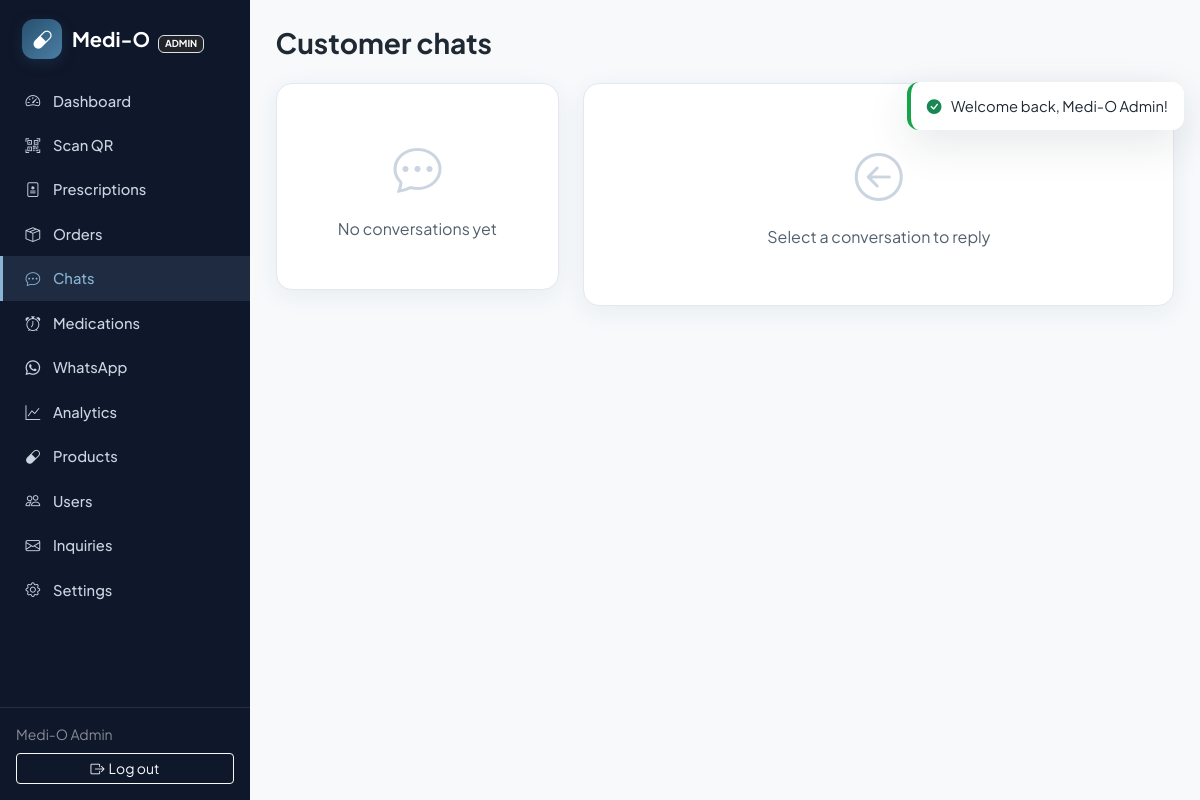
Page /staff/chat.php (signed in) on the earlier database version.
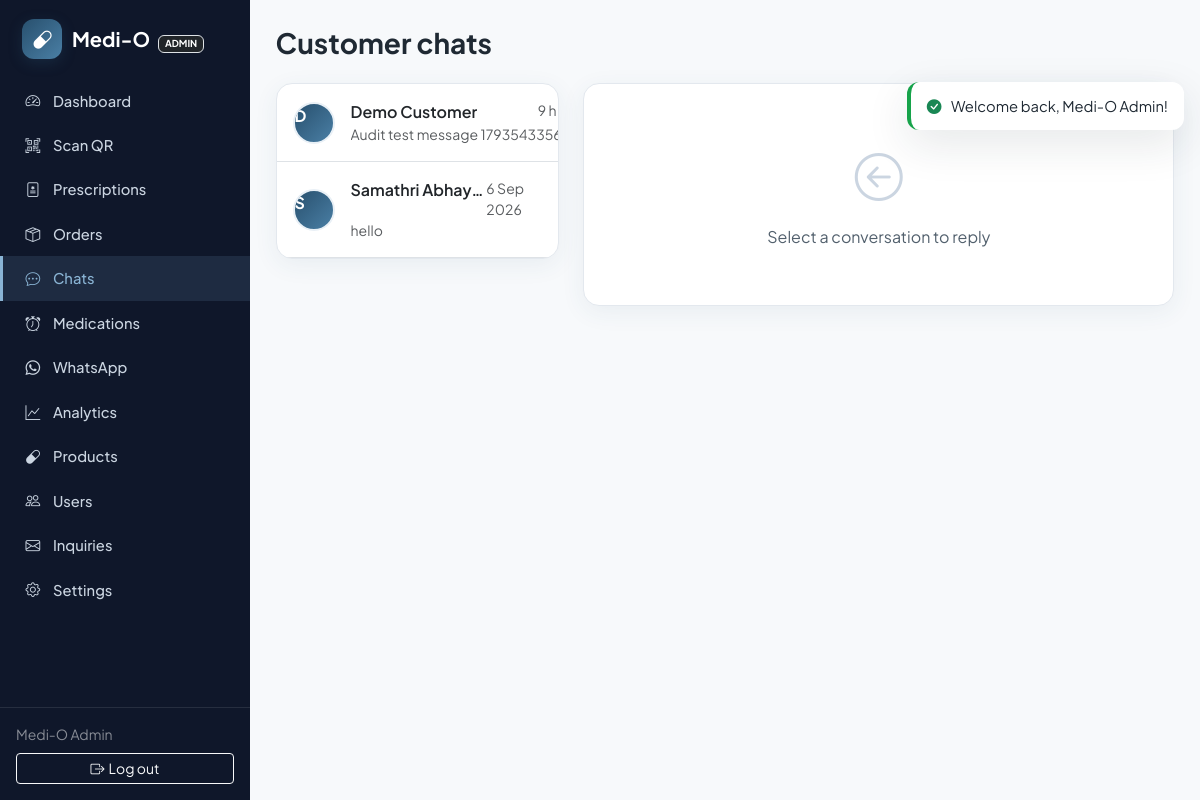
Same page on the later database version.
### tables this page shows
CREATE TABLE `chat_conversations` (
  `id` int(10) unsigned NOT NULL AUTO_INCREMENT,
  `user_id` int(10) unsigned NOT NULL,
  `last_message_at` datetime DEFAULT NULL,
  `user_unread` int(11) NOT NULL DEFAULT 0,
  `staff_unread` int(11) NOT NULL DEFAULT 0,
  PRIMARY KEY (`id`),
  UNIQUE KEY `uq_chat_user` (`user_id`),
  CONSTRAINT `fk_conv_user` FOREIGN KEY (`user_id`) REFERENCES `users` (`id`) ON DELETE CASCADE
);

CREATE TABLE `users` (
  `id` int(10) unsigned NOT NULL AUTO_INCREMENT,
  `name` varchar(120) NOT NULL,
  `email` varchar(190) DEFAULT NULL,
  `phone` varchar(20) DEFAULT NULL,
  `password_hash` varchar(255) DEFAULT NULL,
  `google_id` varchar(64) DEFAULT NULL,
  `avatar` varchar(500) DEFAULT NULL,
  `address` text DEFAULT NULL,
  `role` enum('customer','pharmacist','admin') NOT NULL DEFAULT 'customer',
  `qr_token` char(40) NOT NULL,
  `whatsapp_opt_in` tinyint(1) NOT NULL DEFAULT 1,
  `email_verified` tinyint(1) NOT NULL DEFAULT 0,
  `phone_verified` tinyint(1) NOT NULL DEFAULT 0,
  `reset_token` varchar(64) DEFAULT NULL,
  `reset_expires` datetime DEFAULT NULL,
  `created_at` timestamp NOT NULL DEFAULT current_timestamp(),
  PRIMARY KEY (`id`),
  UNIQUE KEY `uq_users_qr` (`qr_token`),
  UNIQUE KEY `uq_users_email` (`email`),
  UNIQUE KEY `uq_users_phone` (`phone`),
  UNIQUE KEY `uq_users_google` (`google_id`)
);

### includes/helpers.php (called while the page is built, shortened)
<?php
function e(?string $s): string
{
    return htmlspecialchars($s ?? '', ENT_QUOTES, 'UTF-8');
}
function url(string $path = ''): string
{
    return BASE_URL . '/' . ltrim($path, '/');
}
function time_ago(string $datetime): string
{
    $diff = time() - strtotime($datetime);
    if ($diff < 86400) return floor($diff / 3600) . ' h ago';
    return date('j M Y', strtotime($datetime));
}

### includes/db.php (called while the page is built, shortened)
<?php
function db(): PDO
{
    static $pdo = null;
    if ($pdo === null) {
        $pdo = new PDO(
            'mysql:host=' . DB_HOST . ';dbname=' . DB_NAME . ';charset=utf8mb4',
            DB_USER,
            DB_PASS,
            [
                PDO::ATTR_ERRMODE => PDO::ERRMODE_EXCEPTION,
                PDO::ATTR_DEFAULT_FETCH_MODE => PDO::FETCH_ASSOC,
                PDO::ATTR_EMULATE_PREPARES => false,
            ]
        );
    }
    return $pdo;
}
function q(string $sql, array $params = []): PDOStatement
{
    $st = db()->prepare($sql);
    $st->execute($params);
    return $st;
}
function q_all(string $sql, array $params = []): array
{
    return q($sql, $params)->fetchAll();
}

### staff/chat.php (the view, shortened to what the changed rows need)
<?php
require_once __DIR__ . '/../components/staff-header.php';
$convId = (int)($_GET['c'] ?? 0);
$conversations = q_all('SELECT c.*, u.name, u.avatar, u.phone,
                        (SELECT body FROM chat_messages m WHERE m.conversation_id=c.id ORDER BY m.id DESC LIMIT 1) AS last_body
                        FROM chat_conversations c JOIN users u ON u.id=c.user_id
                        ORDER BY c.staff_unread DESC, c.last_message_at DESC');
?>
<h1 class="h3 fw-bold mb-4">Customer chats</h1>
<div class="row g-4">
  <div class="col-lg-4">
    <div class="mo-card overflow-hidden">
      <?php if (!$conversations): ?>
        <div class="mo-empty py-5"><i class="bi bi-chat-dots"></i>No conversations yet</div>
      <?php else: foreach ($conversations as $c): ?>
        <a href="<?= url('staff/chat.php?c=' . $c['id']) ?>"
           class="d-flex gap-3 align-items-center p-3 border-bottom text-decoration-none text-body <?= $convId == $c['id'] ? 'bg-light' : '' ?>">
          <div class="mo-avatar-btn flex-shrink-0" style="pointer-events:none">
            <?php if ($c['avatar']): ?><img src="<?= e($c['avatar']) ?>" alt=""><?php else: ?><span><?= e(strtoupper(mb_substr($c['name'], 0, 1))) ?></span><?php endif; ?>
          </div>
          <div class="flex-grow-1 min-width-0">
            <div class="fw-semibold d-flex justify-content-between">
              <span class="text-truncate"><?= e($c['name']) ?></span>
              <?php if ($c['last_message_at']): ?><small class="text-muted fw-normal"><?= time_ago($c['last_message_at']) ?></small><?php endif; ?>
            </div>
            <div class="small text-muted text-truncate"><?= e($c['last_body'] ?? 'No messages') ?></div>
          </div>
        </a>
      <?php endforeach; endif; ?>
    </div>
  </div>
</div>
<?php require_once __DIR__ . '/../components/staff-footer.php'; ?>

### components/staff-header.php (shortened to what the changed rows need)
<?php
$pendingRx = (int)q_val("SELECT COUNT(*) FROM prescriptions WHERE status='pending'");
$openOrders = (int)q_val("SELECT COUNT(*) FROM orders WHERE status IN ('placed','processing')");
$unreadChats = (int)q_val('SELECT COALESCE(SUM(staff_unread),0) FROM chat_conversations');
$nav = [
    ['staff/index.php', 'bi-speedometer2', 'Dashboard', null],
    ['staff/scan.php', 'bi-qr-code-scan', 'Scan QR', null],
    ['staff/prescriptions.php', 'bi-file-medical', 'Prescriptions', $pendingRx],
    ['staff/orders.php', 'bi-box-seam', 'Orders', $openOrders],
    ['staff/chat.php', 'bi-chat-dots', 'Chats', $unreadChats],
    ['staff/medications.php', 'bi-alarm', 'Medications', null],
    ['staff/whatsapp.php', 'bi-whatsapp', 'WhatsApp', null],
];
if (is_admin()) {
    $nav[] = ['admin/index.php', 'bi-graph-up', 'Analytics', null];
    $nav[] = ['admin/products.php', 'bi-capsule', 'Products', null];
    $nav[] = ['admin/users.php', 'bi-people', 'Users', null];
    $nav[] = ['admin/inquiries.php', 'bi-envelope', 'Inquiries', null];
    $nav[] = ['admin/settings.php', 'bi-gear', 'Settings', null];
}
$activePage = $active ?? basename($_SERVER['SCRIPT_NAME']);
?>
<!DOCTYPE html>
<html lang="en">
<head>
<link href="https://cdn.jsdelivr.net/npm/bootstrap@5.3.3/dist/css/bootstrap.min.css" rel="stylesheet">
<link href="https://cdn.jsdelivr.net/npm/bootstrap-icons@1.11.3/font/bootstrap-icons.min.css" rel="stylesheet">
<link href="<?= url('assets/css/app.css') ?>?v=<?= filemtime(dirname(__DIR__) . '/assets/css/app.css') ?>" rel="stylesheet">
</head>
<body>
<div class="mo-staff-wrap">
  <aside class="mo-sidebar">
    <nav class="d-flex flex-column flex-lg-column flex-row flex-grow-1" style="min-width:0">
      <?php foreach ($nav as [$href, $icon, $label, $badge]): ?>
        <a class="nav-item <?= str_ends_with($href, $activePage) ? 'active' : '' ?>" href="<?= url($href) ?>">
          <i class="bi <?= $icon ?>"></i><span><?= $label ?></span>
        </a>
      <?php endforeach; ?>
    </nav>
  </aside>
  <main class="mo-staff-main">

Differences in the rows shown:
added chat_conversations: user.name "D", user.name "Demo Customer", last_message_at "9 h…", last_body "Audit test message…"
added chat_conversations: user.name "S", user.name "Samathri Abhay…", last_message_at "6 Sep 2026", last_body "hello"
Other differences:
text no longer shown: "No conversations yet"
